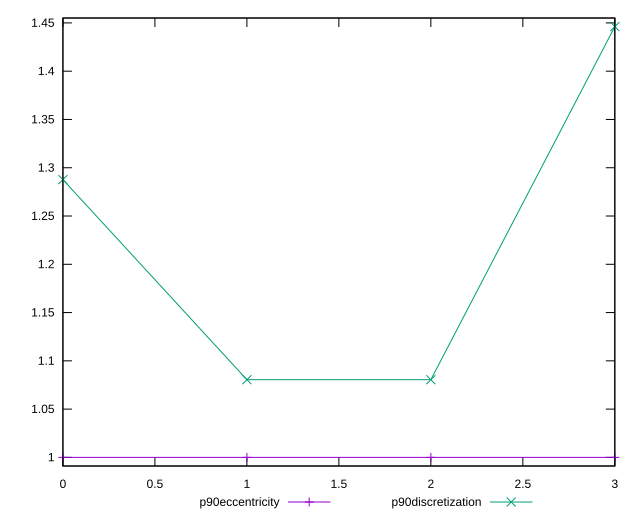

The script that saved this image:
reset

$p90Eccentricity <<EOF
0 0.9999999999999991
1 1.0000000000000002
2 1.0000000000000002
3 1.0000000000000007
EOF

$p90Discretization <<EOF
0 1.2876712328767124
1 1.0804597701149425
2 1.0804597701149425
3 1.4461538461538461
EOF

set key outside below
set xrange [0:3]
set yrange [0.9910769230769222:1.4550769230769232]
set trange [0.9910769230769222:1.4550769230769232]
set terminal svg size 640, 520 enhanced background rgb 'white'
set output "reports/report_00028_2021-02-24T12-49-42.674Z/total-byte-weight/progression/eccentricity.svg"

plot $p90Eccentricity title "p90eccentricity" with linespoints, \
     $p90Discretization title "p90discretization" with linespoints

reset
